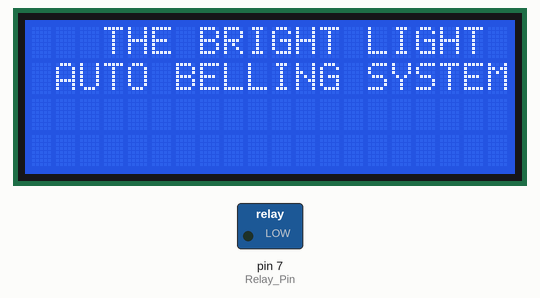
Bench run of a sketch on a simulated Arduino Uno, built with avr-gcc and run on an emulated ATmega328P. Shown: 20×4 character LCD, switched loads named in the sketch (green lamp = pin HIGH).

Above: at 0.1 s.
At 8.1 s:
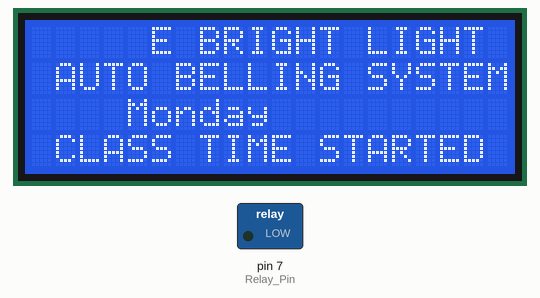
At 19.1 s:
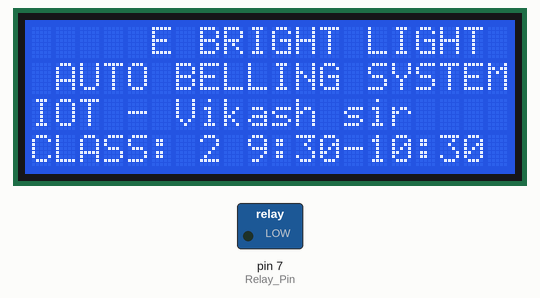
At 33.1 s:
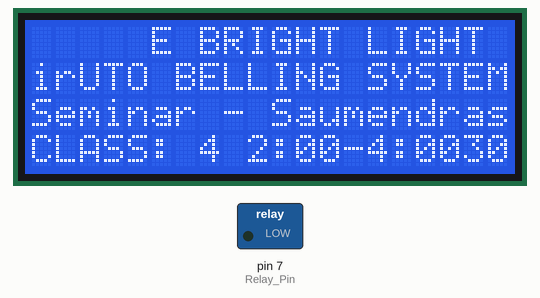
Timing chart, 0 to 40.0 s (numbered marks = the images above):
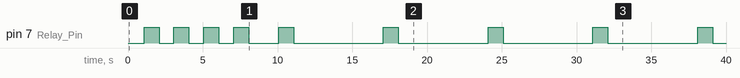

Measured:
- by itself, pin 7 (Relay_Pin): goes 3 × (HIGH 1.0 s, LOW 1.0 s), HIGH 1.0 s, LOW 2.0 s, 4 × (HIGH 1.0 s, LOW 6.0 s), HIGH 1.0 s, then LOW
- what the display in image 1 shows lasts 11.0 s, from 1.1 s to 12.1 s
- what the display in image 2 shows lasts 7.0 s, from 19.1 s to 26.1 s

The sketch:

coderu.hex.ino
```cpp
#include <LiquidCrystal.h> //library for LCD

// initialize the library with the numbers of the interface pins
LiquidCrystal lcd(13, 12, 11, 10, 9, 8);

// defines pins numbers
const int Relay_Pin = 7;

// Weekly schedule for each day
const char* daysOfWeek[6] = {"Monday", "Tuesday", "Wednesday", "Thursday", "Friday", "Saturday"};

struct Class {
  const char* time;
  const char* subject;
  const char* teacher;
};


Class schedule[6][8] = {
  { // Monday
    {"8:30-9:30", "LUNCH", "Break        "},
    {"9:30-10:30", "IOT", "Vikash sir    "},
    {"10:30-11:30", "Gr.Tech", "Alok sir "},
    {"2:00-4:00", "Seminar","Saumendrasir"}
  },
  { // Tuesday
    {"8:30-9:30",  "IOT", "Vikash sir     "},
    {"9:30-12:30",  "EET", "Sudeshna mam  "},
    {"12:30-1:00",  "Lunch", "Break       "},
    {"1:00-2:00",  "DIP", "Monalisha mam  "},
    {"2:00-4:00", "Minor.pro.","Priyajitsir"},
    {"", "", ""}, // Placeholder for unused slots
    {"", "", ""}
  },
  { // Wednesday
    {"8:30-9:30", "SC", "Subhendu sir    "},
    {"9:30-10:30", "IOT", "Vikash sir    "},
    {"10:30-11:30", "DIP", "Monalisa mam "},
    {"11:30-12:30", "ED", "Angurubala mam"},
    {"12:30-1:00", "Lunch", "Break       "},
    {"1:00-2:00", "Gr.Tech", "Alok sir   "},
    {"2:00-3:00", "IVP", "Debi sir       "},
    {"3:00-4:00", "SC", "Subhendu sir"}
  },
  { // Thursday
    {"8:30-9:30", "ED", "Angurubala mam  "},
    {"9:30-10:30", "Gr.Tech", "Alok sir  "},
    {"10:30-11:30", "DIP", "Monalisha mam"},
    {"11:30-12:30", "SC", "Subhendu sir  "},
    {"12:30-1:00", "Lunch", "Break       "},
    {"1:00-2:00", "IVP", "Debi sir       "},
    {"2:00-4:00", "HOBBY", "STU.         "},
    {"", "", ""}
  },
  { // Friday
    {"8:30-9:30", "ED", "Angurubala mam "},
    {"9:30-10:30", "DIP", "Monalisha mam"},
    {"10:30-11:30", "Lunch", "Break     "},
    {"11:30-12:30", "SC", "Subhendu sir "},
    {"12:30-1:00", "Lunch", "Break      "},
    {"1:00-2:00", "Gr.Tech", "Alok sir  "},
    {"2:00-3:00","EET TECH","Priyajitsir"},
    {"3:00-4:00", "IVP", "Debi sir      "}
  },
  { // Saturday
    {"8:30-9:30", "IOT", "Vikash sir    "},
    {"9:30-10:30", "ED", "Angurubala mam"},
    {"10:30-11:30", "DIP","Monalisha mam"},
    {"11:30-12:30", "SC", "Subhendu sir "},
    {"12:30-1:00", "Lunch", "Break      "},
    {"1:00-2:00", "EIKT", "Pranati mam  "},
    {"2:00-3:00", "IVP", "Debi sir      "},
    {"3:00-4:00", "Gr.Tech", "Alok sir  "}
  }
};

void ringBell(int times) {
  for (int i = 0; i < times; i++) {
    digitalWrite(Relay_Pin, HIGH);
    delay(1000);
    digitalWrite(Relay_Pin, LOW);
    delay(1000);
  }
}

void displayClass(int day, int classIndex) {
  lcd.setCursor(0, 3);
  lcd.print("CLASS: ");
  lcd.print(classIndex + 1);
  lcd.print(" ");
  lcd.print(schedule[day][classIndex].time);
  lcd.setCursor(0, 2);
  lcd.print(schedule[day][classIndex].subject);
  lcd.print(" - ");
  lcd.print(schedule[day][classIndex].teacher);
  delay(5000);
}

void setup() {
  pinMode(Relay_Pin, OUTPUT); // Sets the Pin as an Output

  lcd.begin(20, 4); //LCD order: set up the LCD's number of columns and rows:
  // Prints the initial message on the LCD
  lcd.setCursor(0, 0);
  lcd.print("   THE BRIGHT LIGHT   ");
  lcd.setCursor(0, 1);
  lcd.print(" AUTO BELLING SYSTEM       ");
  delay(1000);

  for (int currentDay = 0; currentDay < 6; currentDay++) {
    // Display the day and start message
    lcd.setCursor(0, 2);
    lcd.print("    ");
    lcd.print(daysOfWeek[currentDay]);
    lcd.print("   ");
    lcd.setCursor(0, 3);
    lcd.print(" CLASS TIME STARTED      ");
    ringBell(4);
    delay(1000);

    // Display each class and ring bell at start of each class
    for (int i = 0; i < 8; i++) {
      if (schedule[currentDay][i].time[0] == '\0') break; // Skip empty slots
      ringBell(1);
      displayClass(currentDay, i);
    }

    // End of the day message
    lcd.setCursor(0, 2);
    lcd.print("  CLASS   CLOSED          ");
    lcd.setCursor(0, 3);
    lcd.print(" COLLEGE TIME CLOSED      ");
    ringBell(4);
    digitalWrite(Relay_Pin, HIGH);
    delay(1000);
    digitalWrite(Relay_Pin, LOW);

    // Delay before moving to the next day
    delay(1000);
  }
}

void loop() {
  // This loop function is necessary but should remain empty because all logic is implemented in setup().
}
```
